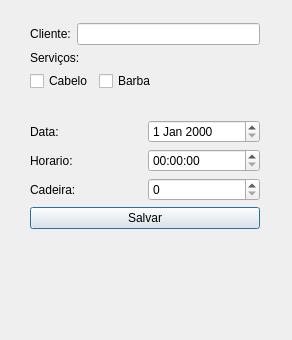
<?xml version="1.0" encoding="UTF-8"?>
<ui version="4.0">
 <class>NewServico</class>
 <widget class="QDialog" name="NewServico">
  <property name="geometry">
   <rect>
    <x>0</x>
    <y>0</y>
    <width>292</width>
    <height>340</height>
   </rect>
  </property>
  <property name="contextMenuPolicy">
   <enum>Qt::NoContextMenu</enum>
  </property>
  <property name="windowTitle">
   <string>Adicionar Serviço</string>
  </property>
  <property name="windowIcon">
   <iconset resource="recursos.qrc">
    <normaloff>:/img/icones/maquina.png</normaloff>:/img/icones/maquina.png</iconset>
  </property>
  <widget class="QWidget" name="layoutWidget">
   <property name="geometry">
    <rect>
     <x>30</x>
     <y>23</y>
     <width>230</width>
     <height>275</height>
    </rect>
   </property>
   <layout class="QVBoxLayout" name="verticalLayout">
    <item>
     <layout class="QHBoxLayout" name="horizontalLayout">
      <item>
       <widget class="QLabel" name="label0">
        <property name="minimumSize">
         <size>
          <width>0</width>
          <height>0</height>
         </size>
        </property>
        <property name="frameShape">
         <enum>QFrame::NoFrame</enum>
        </property>
        <property name="lineWidth">
         <number>1</number>
        </property>
        <property name="midLineWidth">
         <number>0</number>
        </property>
        <property name="text">
         <string>Cliente:</string>
        </property>
        <property name="alignment">
         <set>Qt::AlignCenter</set>
        </property>
        <property name="margin">
         <number>0</number>
        </property>
        <property name="indent">
         <number>-1</number>
        </property>
       </widget>
      </item>
      <item>
       <widget class="QLineEdit" name="Nome"/>
      </item>
     </layout>
    </item>
    <item>
     <layout class="QFormLayout" name="formLayout">
      <item row="0" column="0">
       <widget class="QLabel" name="label">
        <property name="text">
         <string>Serviços:</string>
        </property>
       </widget>
      </item>
      <item row="1" column="0">
       <widget class="QCheckBox" name="cbCabelo">
        <property name="text">
         <string>Cabelo</string>
        </property>
       </widget>
      </item>
      <item row="1" column="1">
       <widget class="QCheckBox" name="cbBarba">
        <property name="text">
         <string>Barba</string>
        </property>
       </widget>
      </item>
     </layout>
    </item>
    <item>
     <layout class="QGridLayout" name="gridLayout">
      <item row="0" column="0">
       <widget class="QLabel" name="label_2">
        <property name="text">
         <string>Data:</string>
        </property>
       </widget>
      </item>
      <item row="1" column="0">
       <widget class="QLabel" name="label_3">
        <property name="text">
         <string>Horario:</string>
        </property>
       </widget>
      </item>
      <item row="1" column="1">
       <widget class="QTimeEdit" name="timeEdit"/>
      </item>
      <item row="2" column="0">
       <widget class="QLabel" name="label_4">
        <property name="text">
         <string>Cadeira:</string>
        </property>
       </widget>
      </item>
      <item row="0" column="1">
       <widget class="QDateEdit" name="dateEdit"/>
      </item>
      <item row="2" column="1">
       <widget class="QSpinBox" name="spinBox"/>
      </item>
     </layout>
    </item>
    <item>
     <widget class="QPushButton" name="btnSalvar">
      <property name="text">
       <string>Salvar</string>
      </property>
     </widget>
    </item>
    <item>
     <widget class="QLabel" name="gravou">
      <property name="text">
       <string/>
      </property>
     </widget>
    </item>
   </layout>
  </widget>
 </widget>
 <resources>
  <include location="recursos.qrc"/>
 </resources>
 <connections/>
</ui>
